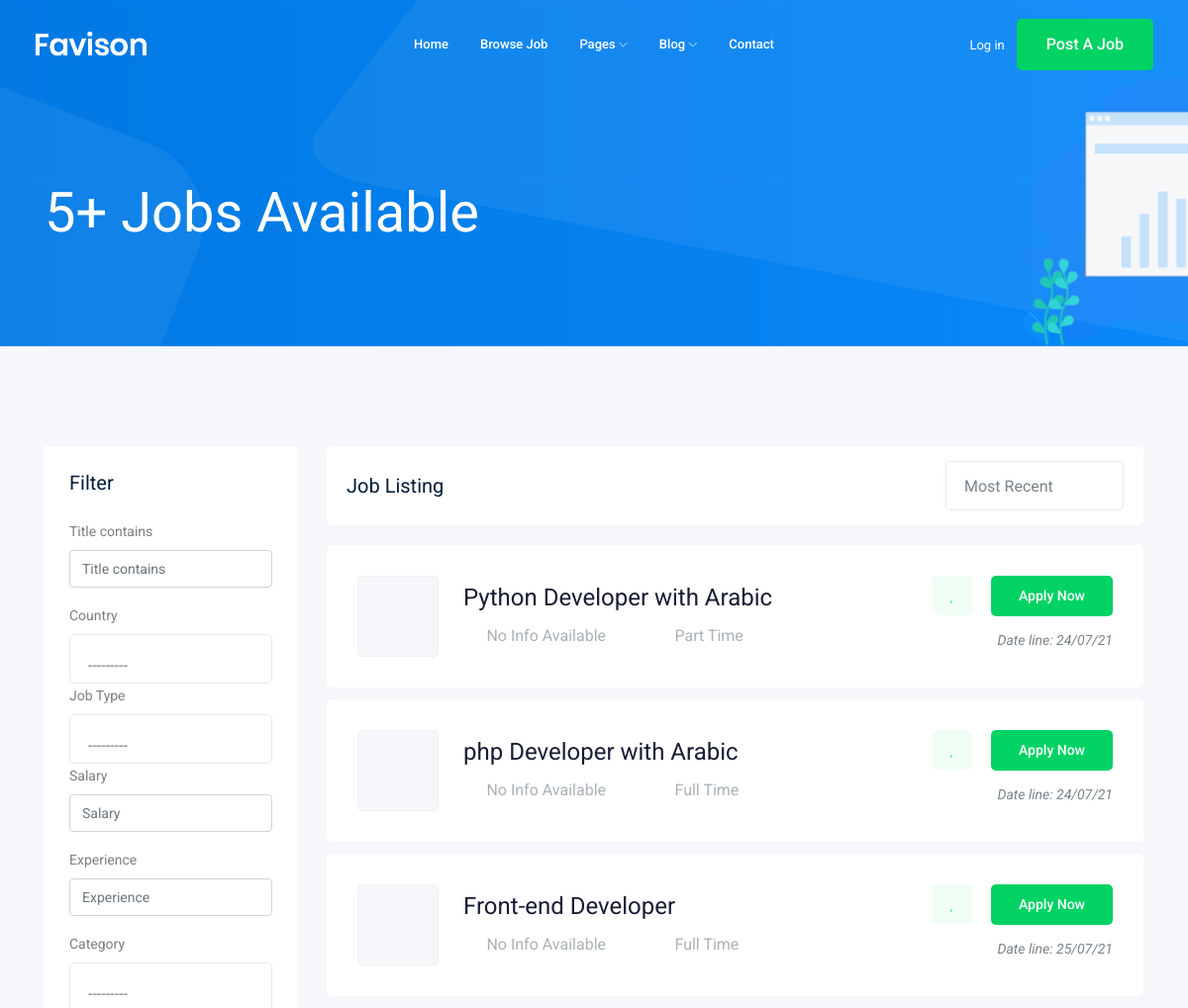
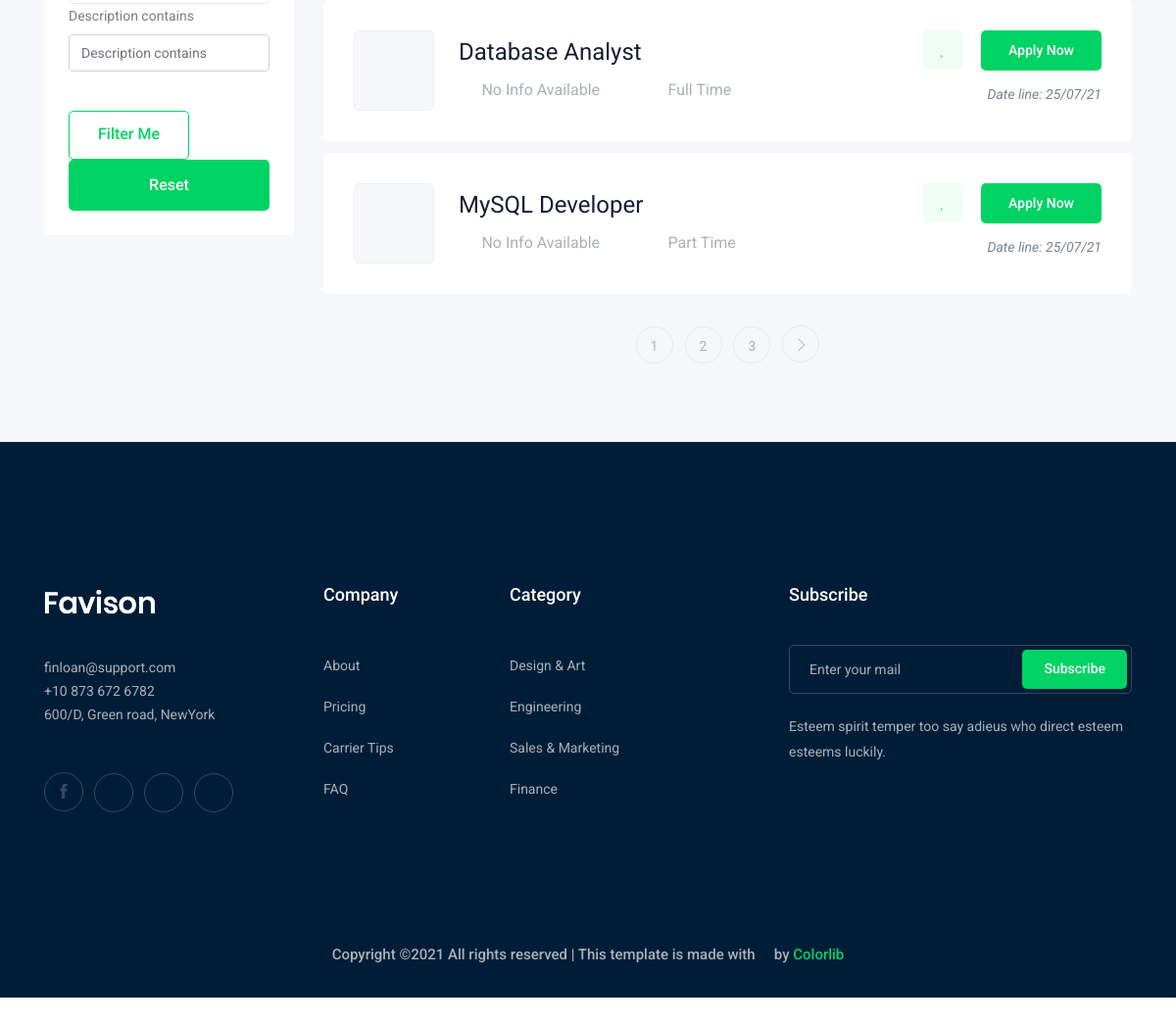
Screenshot of /jobs/ with the database file from the repository (2 pictures, top to bottom).
### job/models.py (models this page shows, shortened)
class Job(models.Model):
    JOBowner = models.ForeignKey(User, related_name="job_owner", on_delete=models.CASCADE, verbose_name=_("Job Owner"))
    JOBTitle = models.CharField(max_length=100, verbose_name=_("Title"))
    PRFCountry = CountryField(blank=True, null=True, verbose_name=_("Country"))
    JOBJobtype = models.CharField(max_length=15, choices=JOB_TYPES,verbose_name=_('Job Type'))
    JOBDescription = models.TextField(max_length=1000, verbose_name=_("Description"))
    JOBCreated_at = models.DateTimeField(auto_now=True, verbose_name=_("Date Created"))
    JOBVacancy = models.IntegerField(default=1, verbose_name=_("Vacancy"))
    JOBSalary = models.IntegerField(default=0, verbose_name=_("Salary"))
    JOBExperience = models.IntegerField(default=1, verbose_name=_("Experience"))
    JOBCategory = models.ForeignKey('Category', on_delete=models.CASCADE, verbose_name=_("Category"))
    JOBImage = models.ImageField(upload_to=image_upload, blank=True, null=True, verbose_name=_("Image"))
    JOBSlug = models.SlugField(blank=True, null=True, verbose_name=_("Slug"))
    class Meta:
        verbose_name= _("Job")
        verbose_name_plural = _("Jobs")

### job/views.py (the view)
# urls.py: path('', views.job_list, name='job_list'),
def job_list(request):
    job_list = Job.objects.all()
    myfilter = JobFilter(request.GET, queryset=job_list)
    job_list=myfilter.qs
    page_object = pagination_func(request, job_list)
    context = {'jobs': page_object, 'myfilter' : myfilter}
    return render(request, 'job/job_list.html', context)

### job/models.py (called while the page is built)
    def __str__(self):
        return self.CATName

### job/views.py (called while the page is built)
def pagination_func(request, list):
    paginator = Paginator(list, 5) # Show 25 contacts per page.
    page_number = request.GET.get('page')
    return paginator.get_page(page_number)

### job/templates/job/job_list.html (shortened to what this page needs)
{% extends 'base.html' %}
{% load bootstrap4 %}
{% block body %}
    <div class="bradcam_area bradcam_bg_1">
        <div class="container">
            <div class="row">
                <div class="col-xl-12">
                    <div class="bradcam_text">
                        <h3>{{jobs|length}}+ Jobs Available</h3>
                    </div>
                </div>
            </div>
        </div>
    </div>
    <div class="job_listing_area plus_padding">
        <div class="container">
            <div class="row">
                <div class="col-lg-3">
                    <div class="job_filter white-bg">
                        <div class="form_inner white-bg">
                            <h3>Filter</h3>
                            <form method="GET">
                                {% bootstrap_form myfilter.form %}
                                {% buttons %}
                                    <button type="submit" class="boxed-btn4 mt-4">Filter me</button>
                                {% endbuttons %}
                            </form>
                        </div>
                        <div class="reset_btn">
                            <button  class="boxed-btn3 w-100" type="submit">Reset</button>
                        </div>
                    </div>
                </div>
                <div class="col-lg-9">
                    <div class="recent_joblist_wrap">
                        <div class="recent_joblist white-bg ">
                            <div class="row align-items-center">
                                <div class="col-md-6">
                                    <h4>Job Listing</h4>
                                </div>
                                <div class="col-md-6">
                                    <div class="serch_cat d-flex justify-content-end">
                                    </div>
                                </div>
                            </div>
                        </div>
                    </div>
                    <div class="job_lists m-0">
                        <div class="row">
                        {% if jobs %}
                            {% for job in jobs %}
                                <div class="col-lg-12 col-md-12">
                                    <div class="single_jobs white-bg d-flex justify-content-between">
                                        <div class="jobs_left d-flex align-items-center">
                                            <div class="thumb">
                                            </div>
                                            <div class="jobs_conetent">
                                                <a href="{% url 'jobs:job_detail' job.JOBSlug %}"><h4>{{job.JOBTitle}}</h4></a>
                                                <div class="links_locat d-flex align-items-center">
                                                    <div class="location">
                                                        <p> <i class="fa fa-map-marker"></i>
                                                            {% if job.PRFCountry %}
                                                                {{job.PRFCountry}}
                                                            {% else %}
                                                                No Info Available
                                                            {% endif %}
                                                        </p>
                                                    </div>
                                                    <div class="location">
                                                        <p> <i class="fa fa-clock-o"></i>{{job.JOBJobtype}}</p>
                                                    </div>
                                                </div>
                                            </div>
                                        </div>
                                        <div class="jobs_right">
                                            <div class="apply_now">
                                                <a class="heart_mark" href="#"> <i class="fa fa-heart"></i> </a>
                                                <a href="{% url 'jobs:job_detail' job.JOBSlug %}" class="boxed-btn3">Apply Now</a>
                                            </div>
                                            <div class="date">
                                                <p>Date line: {{job.JOBCreated_at | date:'d/m/y'}}</p>
                                            </div>
                                        </div>
                                    </div>
                                </div>
                            {% endfor %}
                        {% endif %}
                        </div>
                        {% if jobs.has_other_pages %}
                            <div class="row">
                                <div class="col-lg-12">
                                    <div class="pagination_wrap">
                                        <ul>
                                            {% for i in jobs.paginator.page_range %}
                                                {% if jobs.number == i %}
                                                    <li><a href="#"><span>{{i}}</span></a></li>
                                                {% else %}
                                                    <li><a href="?page={{i}}"><span>{{i}}</span></a></li>
                                                {% endif %}
                                            {% endfor %}
                                            {% if jobs.has_next %}
                                                <li><a href="?page={{jobs.next_page_number}}"> <i class="ti-angle-right"></i> </a></li>
                                            {% endif %}
                                        </ul>
                                    </div>
                                </div>
                            </div>
                        {% endif %}
                    </div>
                </div>
            </div>
        </div>
    </div>
{% endblock body%}

### rows the page displays
Job: JOBTitle "Python Developer with Arabic", shows "No Info Available", JOBJobtype "Part Time", JOBCreated_at "24/07/21"
Job: JOBTitle "php Developer with Arabic", shows "No Info Available", JOBJobtype "Full Time", JOBCreated_at "24/07/21"
Job: JOBTitle "Front-end Developer", shows "No Info Available", JOBJobtype "Full Time", JOBCreated_at "25/07/21"
Job: JOBTitle "Database Analyst", shows "No Info Available", JOBJobtype "Full Time", JOBCreated_at "25/07/21"
Job: JOBTitle "MySQL Developer", shows "No Info Available", JOBJobtype "Part Time", JOBCreated_at "25/07/21"

### other values shown
{{ jobs|length }} "5"
{{ i }} "1"
{{ i }} "2" "3"
